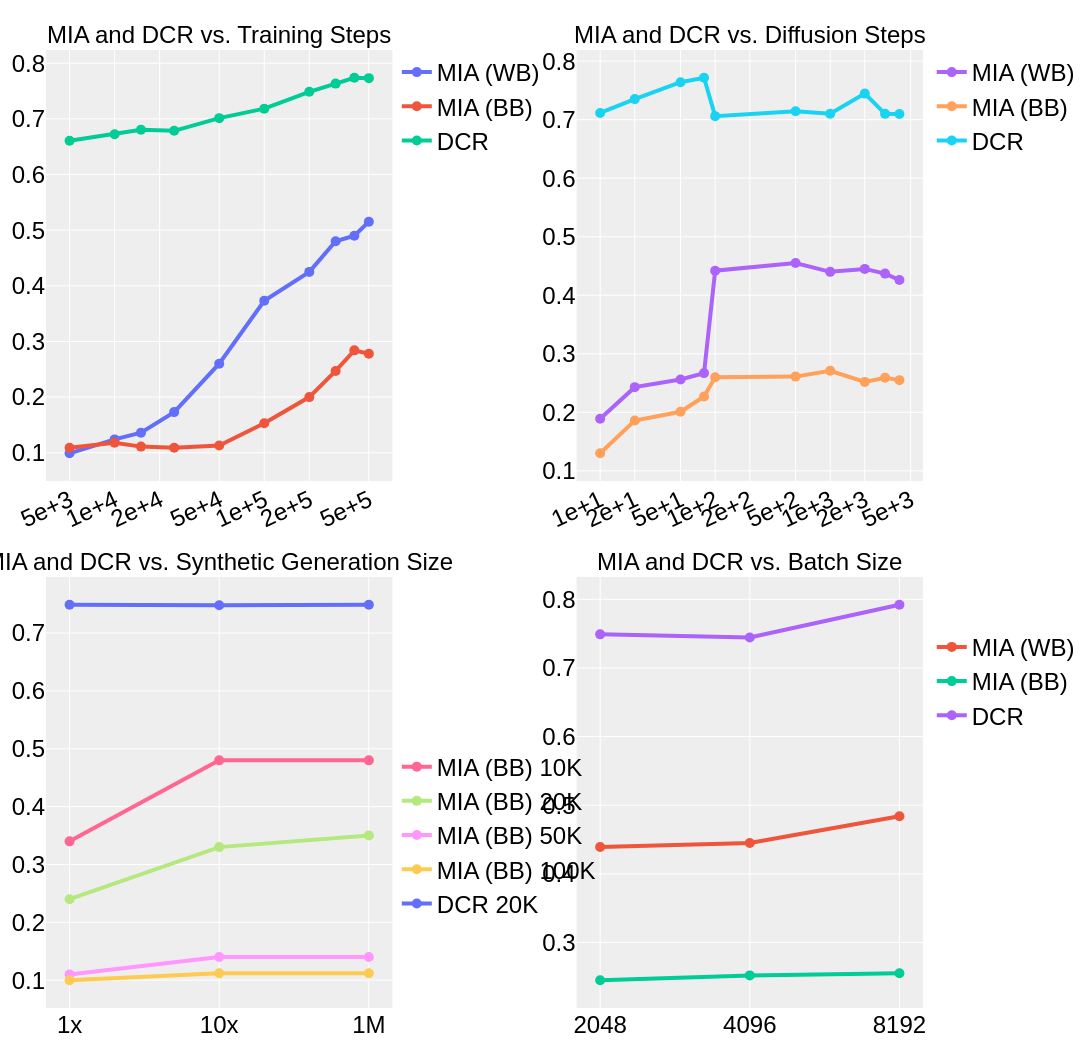

Notebook source saved alongside this figure:
### Code cell
gen_fig = make_subplots(
    rows=2,
    cols=2,
    shared_xaxes=False,
    row_heights=[1000, 1000],
    vertical_spacing=0.1,
    horizontal_spacing=0.21,
    subplot_titles=["MIA and DCR vs. Training Steps", "MIA and DCR vs. Diffusion Steps", "MIA and DCR vs. Synthetic Generation Size", "MIA and DCR vs. Batch Size"]
)

for annotation in gen_fig["layout"]["annotations"]:
    annotation["font"] = dict(size=24, family="Helvetica")  # Setting size to 20 and font family to Courier

# Train steps figure
fig = go.Scatter(
    x=train_steps,
    y=train_steps_wb,
    name = "MIA (WB)",
    legendgroup = '1',
    marker=dict(size=10),
	line=dict(width=4),
    showlegend=True,
)

gen_fig.append_trace(fig, row=1, col=1)

fig = go.Scatter(
    x=train_steps,
    y=train_steps_bb,
    name="MIA (BB)",
    legendgroup = '1',
    marker=dict(size=10),
	line=dict(width=4),
    showlegend=True,
)

gen_fig.append_trace(fig, row=1, col=1)

fig = go.Scatter(
    x=train_steps,
    y=train_steps_dcr,
    name="DCR",
    legendgroup = '1',
    marker=dict(size=10),
	line=dict(width=4),
    showlegend=True,
)

gen_fig.append_trace(fig, row=1, col=1)
legend_name = "legend2"
gen_fig.update_traces(row=1, col=1, legend=legend_name)
gen_fig.update_layout({legend_name: dict(orientation="h", x=0.4, y=1, bgcolor='rgba(0,0,0,0)')})

# Diffusion steps figure
fig = go.Scatter(
    x=diffusion_steps,
    y=diffusion_steps_wb,
    name="MIA (WB)",
    legendgroup = '2',
    marker=dict(size=10),
	line=dict(width=4),
    showlegend=True,
)

gen_fig.append_trace(fig, row=1, col=2)

fig = go.Scatter(
    x=diffusion_steps,
    y=diffusion_steps_bb,
    name = "MIA (BB)",
    legendgroup = '2',
    marker=dict(size=10),
	line=dict(width=4),
    showlegend=True,
)

gen_fig.append_trace(fig, row=1, col=2)

fig = go.Scatter(
    x=diffusion_steps,
    y=diffusion_steps_dcr,
    name = "DCR",
    legendgroup = '2',
    marker=dict(size=10),
	line=dict(width=4),
    showlegend=True,
)

gen_fig.append_trace(fig, row=1, col=2)
legend_name = "legend3"
gen_fig.update_traces(row=1, col=2, legend=legend_name)
gen_fig.update_layout({legend_name: dict(orientation="h", x=1.01, y=1, bgcolor='rgba(0,0,0,0)')})

# Synthetic size figure

fig = go.Scatter(
    x=synthetic_size,
    y=bb_10k,
    name = "MIA (BB) 10K",
    legendgroup = '3',
    marker=dict(size=10),
	line=dict(width=4),
    showlegend=True,
)

gen_fig.append_trace(fig, row=2, col=1)

fig = go.Scatter(
    x=synthetic_size,
    y=bb_20k,
    name = "MIA (BB) 20K",
    legendgroup = '3',
    marker=dict(size=10),
	line=dict(width=4),
    showlegend=True,
)

gen_fig.append_trace(fig, row=2, col=1)

fig = go.Scatter(
    x=synthetic_size,
    y=bb_50k,
    name = "MIA (BB) 50K",
    legendgroup = '3',
    marker=dict(size=10),
	line=dict(width=4),
    showlegend=True,
)

gen_fig.append_trace(fig, row=2, col=1)

fig = go.Scatter(
    x=synthetic_size,
    y=bb_100k,
    name = "MIA (BB) 100K",
    legendgroup = '3',
    marker=dict(size=10),
	line=dict(width=4),
    showlegend=True,
)

gen_fig.append_trace(fig, row=2, col=1)

fig = go.Scatter(
    x=synthetic_size,
    y=dcr_20k,
    name = "DCR 20K",
    legendgroup = '3',
    marker=dict(size=10),
	line=dict(width=4),
    showlegend=True,
)

gen_fig.append_trace(fig, row=2, col=1)
legend_name = "legend4"
gen_fig.update_traces(row=2, col=1, legend=legend_name)
gen_fig.update_layout({legend_name: dict(orientation="h", x=0.4, y=0.275, bgcolor='rgba(0,0,0,0)')})

# Batch Size figure

fig = go.Scatter(
    x=batch_size,
    y=batch_size_wb,
    name = "MIA (WB)",
    legendgroup = '4',
    marker=dict(size=10),
	line=dict(width=4),
    showlegend=True,
)

gen_fig.append_trace(fig, row=2, col=2)

fig = go.Scatter(
    x=batch_size,
    y=batch_size_bb,
    name = "MIA (BB)",
    legendgroup = '4',
    marker=dict(size=10),
	line=dict(width=4),
    showlegend=True,
)

gen_fig.append_trace(fig, row=2, col=2)

fig = go.Scatter(
    x=batch_size,
    y=batch_size_dcr,
    name = "DCR",
    legendgroup = '4',
    marker=dict(size=10),
	line=dict(width=4),
    showlegend=True,
)

gen_fig.append_trace(fig, row=2, col=2)
legend_name = "legend5"
gen_fig.update_traces(row=2, col=2, legend=legend_name)
gen_fig.update_layout({legend_name: dict(orientation="h", x=1.01, y=0.4, bgcolor='rgba(0,0,0,0)')})

gen_fig.update_xaxes(
    matches=None, tickangle=0, title_font_family="Helvetica", tickfont_family="Helvetica", tickfont_size=FONT_SIZE
)
gen_fig.update_xaxes(type="log", tickformat=".1E", tickangle=-25, row=1, col=1)
gen_fig.update_xaxes(type="log", tickformat=".1E", tickangle=-25, row=1, col=2)

gen_fig.update_xaxes(type='category', row=2, col=2)

customize_figure_layout(gen_fig)
save_and_display_figure(gen_fig, plot_name, plots_dir)

### Figure 1 — Plotly figure (JSON) as saved in the notebook; plotly's stock layout.template omitted (floating-point values rounded to 4 significant figures)
{"data": [{"legend": "legend2", "legendgroup": "1", "line": {"width": 4}, "marker": {"size": 10}, "name": "MIA (WB)", "showlegend": true, "type": "scatter", "x": [5000, 10000, 15000, 25000, 50000, 100000, 200000, 300000, 400000, 500000], "xaxis": "x", "y": [0.099, 0.124, 0.136, 0.173, 0.26, 0.373, 0.425, 0.48, 0.49, 0.515], "yaxis": "y"}, {"legend": "legend2", "legendgroup": "1", "line": {"width": 4}, "marker": {"size": 10}, "name": "MIA (BB)", "showlegend": true, "type": "scatter", "x": [5000, 10000, 15000, 25000, 50000, 100000, 200000, 300000, 400000, 500000], "xaxis": "x", "y": [0.109, 0.118, 0.111, 0.109, 0.113, 0.153, 0.2, 0.247, 0.284, 0.278], "yaxis": "y"}, {"legend": "legend2", "legendgroup": "1", "line": {"width": 4}, "marker": {"size": 10}, "name": "DCR", "showlegend": true, "type": "scatter", "x": [5000, 10000, 15000, 25000, 50000, 100000, 200000, 300000, 400000, 500000], "xaxis": "x", "y": [0.6606, 0.6723, 0.6805, 0.6785, 0.7013, 0.7183, 0.7487, 0.7634, 0.7738, 0.7732], "yaxis": "y"}, {"legend": "legend3", "legendgroup": "2", "line": {"width": 4}, "marker": {"size": 10}, "name": "MIA (WB)", "showlegend": true, "type": "scatter", "x": [10, 20, 50, 80, 100, 500, 1000, 2000, 3000, 4000], "xaxis": "x2", "y": [0.189, 0.243, 0.256, 0.267, 0.442, 0.455, 0.44, 0.445, 0.437, 0.426], "yaxis": "y2"}, {"legend": "legend3", "legendgroup": "2", "line": {"width": 4}, "marker": {"size": 10}, "name": "MIA (BB)", "showlegend": true, "type": "scatter", "x": [10, 20, 50, 80, 100, 500, 1000, 2000, 3000, 4000], "xaxis": "x2", "y": [0.13, 0.186, 0.201, 0.227, 0.26, 0.261, 0.271, 0.252, 0.259, 0.255], "yaxis": "y2"}, {"legend": "legend3", "legendgroup": "2", "line": {"width": 4}, "marker": {"size": 10}, "name": "DCR", "showlegend": true, "type": "scatter", "x": [10, 20, 50, 80, 100, 500, 1000, 2000, 3000, 4000], "xaxis": "x2", "y": [0.7115, 0.7351, 0.764, 0.7715, 0.706, 0.7143, 0.71, 0.7445, 0.7099, 0.7097], "yaxis": "y2"}, {"legend": "legend4", "legendgroup": "3", "line": {"width": 4}, "marker": {"size": 10}, "name": "MIA (BB) 10K", "showlegend": true, "type": "scatter", "x": ["1x", "10x", "1M"], "xaxis": "x3", "y": [0.34, 0.48, 0.48], "yaxis": "y3"}, {"legend": "legend4", "legendgroup": "3", "line": {"width": 4}, "marker": {"size": 10}, "name": "MIA (BB) 20K", "showlegend": true, "type": "scatter", "x": ["1x", "10x", "1M"], "xaxis": "x3", "y": [0.24, 0.33, 0.35], "yaxis": "y3"}, {"legend": "legend4", "legendgroup": "3", "line": {"width": 4}, "marker": {"size": 10}, "name": "MIA (BB) 50K", "showlegend": true, "type": "scatter", "x": ["1x", "10x", "1M"], "xaxis": "x3", "y": [0.11, 0.14, 0.14], "yaxis": "y3"}, {"legend": "legend4", "legendgroup": "3", "line": {"width": 4}, "marker": {"size": 10}, "name": "MIA (BB) 100K", "showlegend": true, "type": "scatter", "x": ["1x", "10x", "1M"], "xaxis": "x3", "y": [0.1, 0.112, 0.112], "yaxis": "y3"}, {"legend": "legend4", "legendgroup": "3", "line": {"width": 4}, "marker": {"size": 10}, "name": "DCR 20K", "showlegend": true, "type": "scatter", "x": ["1x", "10x", "1M"], "xaxis": "x3", "y": [0.749, 0.748, 0.749], "yaxis": "y3"}, {"legend": "legend5", "legendgroup": "4", "line": {"width": 4}, "marker": {"size": 10}, "name": "MIA (WB)", "showlegend": true, "type": "scatter", "x": [2048, 4096, 8192], "xaxis": "x4", "y": [0.439, 0.445, 0.484], "yaxis": "y4"}, {"legend": "legend5", "legendgroup": "4", "line": {"width": 4}, "marker": {"size": 10}, "name": "MIA (BB)", "showlegend": true, "type": "scatter", "x": [2048, 4096, 8192], "xaxis": "x4", "y": [0.245, 0.252, 0.255], "yaxis": "y4"}, {"legend": "legend5", "legendgroup": "4", "line": {"width": 4}, "marker": {"size": 10}, "name": "DCR", "showlegend": true, "type": "scatter", "x": [2048, 4096, 8192], "xaxis": "x4", "y": [0.749, 0.7445, 0.7922], "yaxis": "y4"}], "layout": {"annotations": [{"font": {"family": "Helvetica", "size": 24}, "showarrow": false, "text": "MIA and DCR vs. Training Steps", "x": 0.1975, "xanchor": "center", "xref": "paper", "y": 1, "yanchor": "bottom", "yref": "paper"}, {"font": {"family": "Helvetica", "size": 24}, "showarrow": false, "text": "MIA and DCR vs. Diffusion Steps", "x": 0.8025, "xanchor": "center", "xref": "paper", "y": 1, "yanchor": "bottom", "yref": "paper"}, {"font": {"family": "Helvetica", "size": 24}, "showarrow": false, "text": "MIA and DCR vs. Synthetic Generation Size", "x": 0.1975, "xanchor": "center", "xref": "paper", "y": 0.45, "yanchor": "bottom", "yref": "paper"}, {"font": {"family": "Helvetica", "size": 24}, "showarrow": false, "text": "MIA and DCR vs. Batch Size", "x": 0.8025, "xanchor": "center", "xref": "paper", "y": 0.45, "yanchor": "bottom", "yref": "paper"}], "font": {"color": "black", "family": "Helvetica", "size": 24}, "height": 1050, "legend": {"orientation": "h"}, "legend2": {"bgcolor": "rgba(0,0,0,0)", "orientation": "h", "x": 0.4, "y": 1}, "legend3": {"bgcolor": "rgba(0,0,0,0)", "orientation": "h", "x": 1.01, "y": 1}, "legend4": {"bgcolor": "rgba(0,0,0,0)", "orientation": "h", "x": 0.4, "y": 0.275}, "legend5": {"bgcolor": "rgba(0,0,0,0)", "orientation": "h", "x": 1.01, "y": 0.4}, "margin": {"b": 30, "l": 30, "r": 30, "t": 50}, "plot_bgcolor": "#eeeeee", "title": {"font": {"family": "Helvetica"}, "x": 0.47}, "width": 1500, "xaxis": {"anchor": "y", "domain": [0, 0.395], "tickangle": -25, "tickfont": {"family": "Helvetica", "size": 24}, "tickformat": ".1E", "title": {"font": {"family": "Helvetica"}}, "type": "log"}, "xaxis2": {"anchor": "y2", "domain": [0.605, 1], "tickangle": -25, "tickfont": {"family": "Helvetica", "size": 24}, "tickformat": ".1E", "title": {"font": {"family": "Helvetica"}}, "type": "log"}, "xaxis3": {"anchor": "y3", "domain": [0, 0.395], "tickangle": 0, "tickfont": {"family": "Helvetica", "size": 24}, "title": {"font": {"family": "Helvetica"}}}, "xaxis4": {"anchor": "y4", "domain": [0.605, 1], "tickangle": 0, "tickfont": {"family": "Helvetica", "size": 24}, "title": {"font": {"family": "Helvetica"}}, "type": "category"}, "yaxis": {"anchor": "x", "domain": [0.55, 1]}, "yaxis2": {"anchor": "x2", "domain": [0.55, 1]}, "yaxis3": {"anchor": "x3", "domain": [0, 0.45]}, "yaxis4": {"anchor": "x4", "domain": [0, 0.45]}}}
